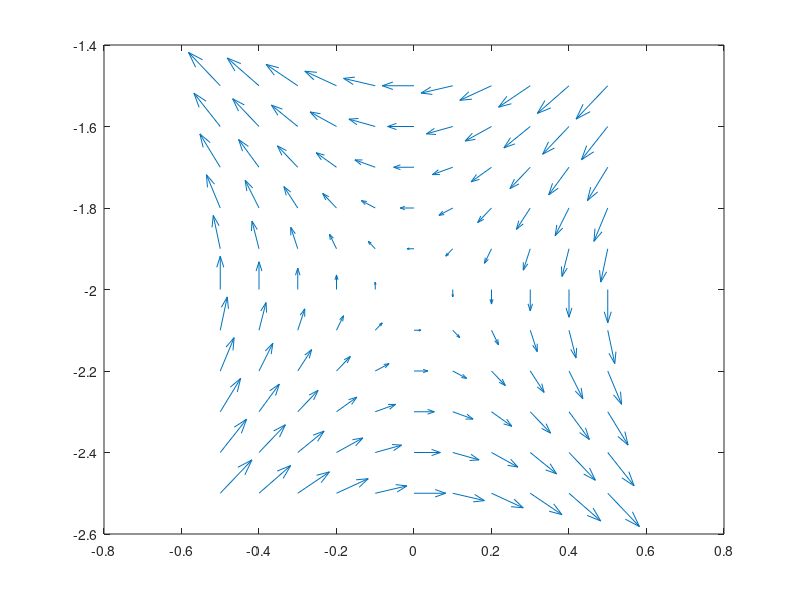

This chart was generated by the following MATLAB code:
% Subject: Electric and Magnetic Fields: Activity 1
% File: Activity1
% Author: Hasana Chaudry
% Date: February 26th, 2018
% Instructor: Dr. Masooma Pirbhai

% Problem 1

% The following program creates a field representation of the function
% f(x) = sin((pi/2)*y)+(sin(pi/2)*x)

% Create grid
[x,y]=meshgrid(-0.5:0.1:0.5, -2.5:0.1:-1.5);

% Split into components
u=sin((pi/2)*y);
v=-sin((pi/2)*x);

% Plot
figure
quiver(x,y,u,v)





